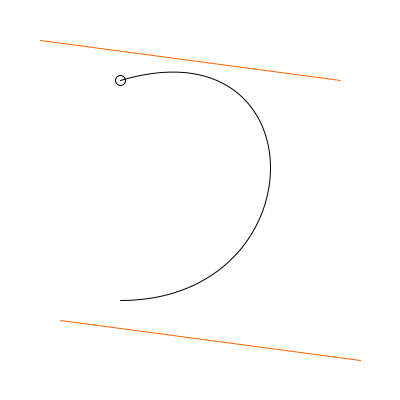
Frame 1 (no input)
Frame 60 (the mouse pressed at the canvas centre just before this capture): identical to frame 1, image omitted
Frame 120 (the mouse held since frame 60 and released just before this capture): identical to frame 1, image omitted

The Processing sketch that drew this single still picture (run headless with seeded random() and noise(); from frame 60 on, the mouse is pressed at the canvas centre):

// Processing sketch: week12_05_bezier_ArrayList_class_Ball_draw_ArrayList_add
// ── week12_05_bezier_ArrayList_class_Ball_draw_ArrayList_add.pde
// week12_05_bezier_ArrayList_class_Ball_draw_ArrayList_add
void setup(){
  size(400, 400); //改這裡
}
PVector p0 = new PVector(120, 80);
PVector p1 = new PVector(320, 20);
PVector p2 = new PVector(320, 300);
PVector p3 = new PVector(120, 300);
float t0 = 0.0;
void draw(){
  background(255);
  noFill();
  stroke(255, 102, 0);
  line(340, 80, 40, 40);
  line(360, 360, 60, 320);
  stroke(0, 0, 0);
  bezier(120, 80, 320, 20, 320, 300, 120, 300);
  for(float t = t0; t>=0; t-=0.025){
    float x = p0.x*(1-t)*(1-t)*(1-t)+ 3*p1.x*t*(1-t)*(1-t) + 3*p2.x*t*t*(1-t) + p3.x*t*t*t;
    float y = p0.y*(1-t)*(1-t)*(1-t)+ 3*p1.y*t*(1-t)*(1-t) + 3*p2.y*t*t*(1-t) + p3.y*t*t*t;
    ellipse(x, y, 10, 10);
  }
}
void mouseDragged(){
  t0 += 0.01 * (mouseX-pmouseX);
}
class Ball {
  PVector p0, p1, p2, p3;
  float t = 0.0;
  Ball(PVector _p0, PVector _p1, PVector _p2, PVector _p3){
    p0 = _p0;
    p1 = _p1;
    p2 = _p2;
    p3 = _p3;
  }
  void draw(){
    float x = p0.x*(1-t)*(1-t)*(1-t)+ 3*p1.x*t*(1-t)*(1-t) + 3*p2.x*t*t*(1-t) + p3.x*t*t*t;
    float y = p0.y*(1-t)*(1-t)*(1-t)+ 3*p1.y*t*(1-t)*(1-t) + 3*p2.y*t*t*(1-t) + p3.y*t*t*t;
    ellipse(x, y, 10, 10);
    t += 0.001;
  }
  
}
